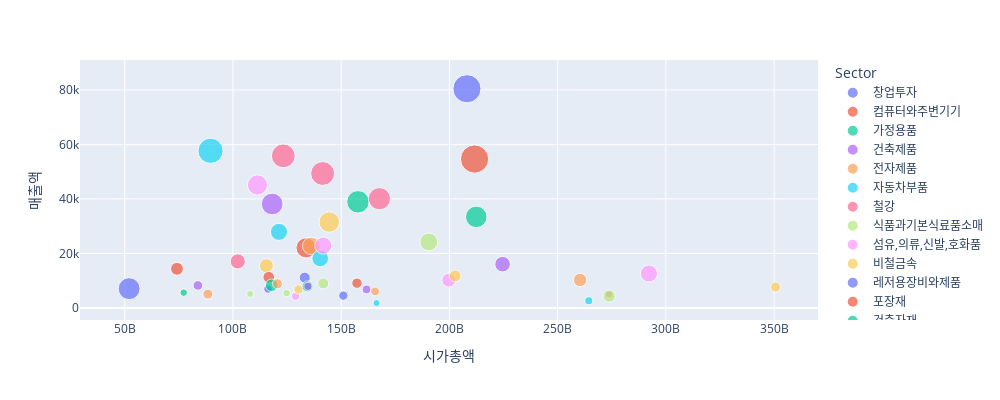

The cell this chart's notebook holds for it:
### Code cell
fig = px.scatter(df, x='시가총액', y='매출액', hover_data=[df["Sector"]], color="Sector", size="count", width=1000, height=400)
fig.show()

### Figure 1 — Plotly figure (JSON) as saved in the notebook; plotly's stock layout.template omitted (floating-point values rounded to 4 significant figures)
{"data": [{"customdata": [["창업투자"]], "hovertemplate": "Sector=%{customdata[0]}<br>시가총액=%{x}<br>매출액=%{y}<br>count=%{marker.size}<extra></extra>", "legendgroup": "창업투자", "marker": {"color": "#636efa", "size": [67], "sizemode": "area", "sizeref": 0.28, "symbol": "circle"}, "mode": "markers", "name": "창업투자", "orientation": "v", "showlegend": true, "type": "scatter", "x": [52020000000.0], "xaxis": "x", "y": [7097], "yaxis": "y"}, {"customdata": [["컴퓨터와주변기기"]], "hovertemplate": "Sector=%{customdata[0]}<br>시가총액=%{x}<br>매출액=%{y}<br>count=%{marker.size}<extra></extra>", "legendgroup": "컴퓨터와주변기기", "marker": {"color": "#EF553B", "size": [23], "sizemode": "area", "sizeref": 0.28, "symbol": "circle"}, "mode": "markers", "name": "컴퓨터와주변기기", "orientation": "v", "showlegend": true, "type": "scatter", "x": [74130000000.0], "xaxis": "x", "y": [14364], "yaxis": "y"}, {"customdata": [["가정용품"]], "hovertemplate": "Sector=%{customdata[0]}<br>시가총액=%{x}<br>매출액=%{y}<br>count=%{marker.size}<extra></extra>", "legendgroup": "가정용품", "marker": {"color": "#00cc96", "size": [8], "sizemode": "area", "sizeref": 0.28, "symbol": "circle"}, "mode": "markers", "name": "가정용품", "orientation": "v", "showlegend": true, "type": "scatter", "x": [77241031410], "xaxis": "x", "y": [5622], "yaxis": "y"}, {"customdata": [["건축제품"]], "hovertemplate": "Sector=%{customdata[0]}<br>시가총액=%{x}<br>매출액=%{y}<br>count=%{marker.size}<extra></extra>", "legendgroup": "건축제품", "marker": {"color": "#ab63fa", "size": [13], "sizemode": "area", "sizeref": 0.28, "symbol": "circle"}, "mode": "markers", "name": "건축제품", "orientation": "v", "showlegend": true, "type": "scatter", "x": [83790000000.0], "xaxis": "x", "y": [8268], "yaxis": "y"}, {"customdata": [["전자제품"]], "hovertemplate": "Sector=%{customdata[0]}<br>시가총액=%{x}<br>매출액=%{y}<br>count=%{marker.size}<extra></extra>", "legendgroup": "전자제품", "marker": {"color": "#FFA15A", "size": [14], "sizemode": "area", "sizeref": 0.28, "symbol": "circle"}, "mode": "markers", "name": "전자제품", "orientation": "v", "showlegend": true, "type": "scatter", "x": [88400000000.0], "xaxis": "x", "y": [5098], "yaxis": "y"}, {"customdata": [["자동차부품"]], "hovertemplate": "Sector=%{customdata[0]}<br>시가총액=%{x}<br>매출액=%{y}<br>count=%{marker.size}<extra></extra>", "legendgroup": "자동차부품", "marker": {"color": "#19d3f3", "size": [89], "sizemode": "area", "sizeref": 0.28, "symbol": "circle"}, "mode": "markers", "name": "자동차부품", "orientation": "v", "showlegend": true, "type": "scatter", "x": [89630000000.0], "xaxis": "x", "y": [57646], "yaxis": "y"}, {"customdata": [["철강"]], "hovertemplate": "Sector=%{customdata[0]}<br>시가총액=%{x}<br>매출액=%{y}<br>count=%{marker.size}<extra></extra>", "legendgroup": "철강", "marker": {"color": "#FF6692", "size": [32], "sizemode": "area", "sizeref": 0.28, "symbol": "circle"}, "mode": "markers", "name": "철강", "orientation": "v", "showlegend": true, "type": "scatter", "x": [102200000000.0], "xaxis": "x", "y": [17097], "yaxis": "y"}, {"customdata": [["식품과기본식료품소매"]], "hovertemplate": "Sector=%{customdata[0]}<br>시가총액=%{x}<br>매출액=%{y}<br>count=%{marker.size}<extra></extra>", "legendgroup": "식품과기본식료품소매", "marker": {"color": "#B6E880", "size": [7], "sizemode": "area", "sizeref": 0.28, "symbol": "circle"}, "mode": "markers", "name": "식품과기본식료품소매", "orientation": "v", "showlegend": true, "type": "scatter", "x": [107900000000.0], "xaxis": "x", "y": [5173], "yaxis": "y"}, {"customdata": [["섬유,의류,신발,호화품"]], "hovertemplate": "Sector=%{customdata[0]}<br>시가총액=%{x}<br>매출액=%{y}<br>count=%{marker.size}<extra></extra>", "legendgroup": "섬유,의류,신발,호화품", "marker": {"color": "#FF97FF", "size": [57], "sizemode": "area", "sizeref": 0.28, "symbol": "circle"}, "mode": "markers", "name": "섬유,의류,신발,호화품", "orientation": "v", "showlegend": true, "type": "scatter", "x": [111300000000.0], "xaxis": "x", "y": [45123], "yaxis": "y"}, {"customdata": [["비철금속"]], "hovertemplate": "Sector=%{customdata[0]}<br>시가총액=%{x}<br>매출액=%{y}<br>count=%{marker.size}<extra></extra>", "legendgroup": "비철금속", "marker": {"color": "#FECB52", "size": [28], "sizemode": "area", "sizeref": 0.28, "symbol": "circle"}, "mode": "markers", "name": "비철금속", "orientation": "v", "showlegend": true, "type": "scatter", "x": [115400000000.0], "xaxis": "x", "y": [15491], "yaxis": "y"}, {"customdata": [["레저용장비와제품"]], "hovertemplate": "Sector=%{customdata[0]}<br>시가총액=%{x}<br>매출액=%{y}<br>count=%{marker.size}<extra></extra>", "legendgroup": "레저용장비와제품", "marker": {"color": "#636efa", "size": [10], "sizemode": "area", "sizeref": 0.28, "symbol": "circle"}, "mode": "markers", "name": "레저용장비와제품", "orientation": "v", "showlegend": true, "type": "scatter", "x": [116200000000.0], "xaxis": "x", "y": [6974], "yaxis": "y"}, {"customdata": [["포장재"]], "hovertemplate": "Sector=%{customdata[0]}<br>시가총액=%{x}<br>매출액=%{y}<br>count=%{marker.size}<extra></extra>", "legendgroup": "포장재", "marker": {"color": "#EF553B", "size": [19], "sizemode": "area", "sizeref": 0.28, "symbol": "circle"}, "mode": "markers", "name": "포장재", "orientation": "v", "showlegend": true, "type": "scatter", "x": [116500000000.0], "xaxis": "x", "y": [11290], "yaxis": "y"}, {"customdata": [["건축자재"]], "hovertemplate": "Sector=%{customdata[0]}<br>시가총액=%{x}<br>매출액=%{y}<br>count=%{marker.size}<extra></extra>", "legendgroup": "건축자재", "marker": {"color": "#00cc96", "size": [22], "sizemode": "area", "sizeref": 0.28, "symbol": "circle"}, "mode": "markers", "name": "건축자재", "orientation": "v", "showlegend": true, "type": "scatter", "x": [117900000000.0], "xaxis": "x", "y": [8348], "yaxis": "y"}, {"customdata": [["IT서비스"]], "hovertemplate": "Sector=%{customdata[0]}<br>시가총액=%{x}<br>매출액=%{y}<br>count=%{marker.size}<extra></extra>", "legendgroup": "IT서비스", "marker": {"color": "#ab63fa", "size": [66], "sizemode": "area", "sizeref": 0.28, "symbol": "circle"}, "mode": "markers", "name": "IT서비스", "orientation": "v", "showlegend": true, "type": "scatter", "x": [118100000000.0], "xaxis": "x", "y": [38140], "yaxis": "y"}, {"customdata": [["교육서비스"]], "hovertemplate": "Sector=%{customdata[0]}<br>시가총액=%{x}<br>매출액=%{y}<br>count=%{marker.size}<extra></extra>", "legendgroup": "교육서비스", "marker": {"color": "#FFA15A", "size": [14], "sizemode": "area", "sizeref": 0.28, "symbol": "circle"}, "mode": "markers", "name": "교육서비스", "orientation": "v", "showlegend": true, "type": "scatter", "x": [120500000000.0], "xaxis": "x", "y": [8876], "yaxis": "y"}, {"customdata": [["식품"]], "hovertemplate": "Sector=%{customdata[0]}<br>시가총액=%{x}<br>매출액=%{y}<br>count=%{marker.size}<extra></extra>", "legendgroup": "식품", "marker": {"color": "#19d3f3", "size": [41], "sizemode": "area", "sizeref": 0.28, "symbol": "circle"}, "mode": "markers", "name": "식품", "orientation": "v", "showlegend": true, "type": "scatter", "x": [121300000000.0], "xaxis": "x", "y": [27926], "yaxis": "y"}, {"customdata": [["디스플레이장비및부품"]], "hovertemplate": "Sector=%{customdata[0]}<br>시가총액=%{x}<br>매출액=%{y}<br>count=%{marker.size}<extra></extra>", "legendgroup": "디스플레이장비및부품", "marker": {"color": "#FF6692", "size": [79], "sizemode": "area", "sizeref": 0.28, "symbol": "circle"}, "mode": "markers", "name": "디스플레이장비및부품", "orientation": "v", "showlegend": true, "type": "scatter", "x": [123200000000.0], "xaxis": "x", "y": [55812], "yaxis": "y"}, {"customdata": [["종이와목재"]], "hovertemplate": "Sector=%{customdata[0]}<br>시가총액=%{x}<br>매출액=%{y}<br>count=%{marker.size}<extra></extra>", "legendgroup": "종이와목재", "marker": {"color": "#B6E880", "size": [8], "sizemode": "area", "sizeref": 0.28, "symbol": "circle"}, "mode": "markers", "name": "종이와목재", "orientation": "v", "showlegend": true, "type": "scatter", "x": [124800000000.0], "xaxis": "x", "y": [5462], "yaxis": "y"}, {"customdata": [["석유와가스"]], "hovertemplate": "Sector=%{customdata[0]}<br>시가총액=%{x}<br>매출액=%{y}<br>count=%{marker.size}<extra></extra>", "legendgroup": "석유와가스", "marker": {"color": "#FF97FF", "size": [9], "sizemode": "area", "sizeref": 0.28, "symbol": "circle"}, "mode": "markers", "name": "석유와가스", "orientation": "v", "showlegend": true, "type": "scatter", "x": [128900000000.0], "xaxis": "x", "y": [4283], "yaxis": "y"}, {"customdata": [["우주항공과국방"]], "hovertemplate": "Sector=%{customdata[0]}<br>시가총액=%{x}<br>매출액=%{y}<br>count=%{marker.size}<extra></extra>", "legendgroup": "우주항공과국방", "marker": {"color": "#FECB52", "size": [12], "sizemode": "area", "sizeref": 0.28, "symbol": "circle"}, "mode": "markers", "name": "우주항공과국방", "orientation": "v", "showlegend": true, "type": "scatter", "x": [130300000000.0], "xaxis": "x", "y": [6788], "yaxis": "y"}, {"customdata": [["전기장비"]], "hovertemplate": "Sector=%{customdata[0]}<br>시가총액=%{x}<br>매출액=%{y}<br>count=%{marker.size}<extra></extra>", "legendgroup": "전기장비", "marker": {"color": "#636efa", "size": [17], "sizemode": "area", "sizeref": 0.28, "symbol": "circle"}, "mode": "markers", "name": "전기장비", "orientation": "v", "showlegend": true, "type": "scatter", "x": [133200000000.0], "xaxis": "x", "y": [11139], "yaxis": "y"}, {"customdata": [["소프트웨어"]], "hovertemplate": "Sector=%{customdata[0]}<br>시가총액=%{x}<br>매출액=%{y}<br>count=%{marker.size}<extra></extra>", "legendgroup": "소프트웨어", "marker": {"color": "#EF553B", "size": [57], "sizemode": "area", "sizeref": 0.28, "symbol": "circle"}, "mode": "markers", "name": "소프트웨어", "orientation": "v", "showlegend": true, "type": "scatter", "x": [133800000000.0], "xaxis": "x", "y": [22071], "yaxis": "y"}, {"customdata": [["에너지장비및서비스"]], "hovertemplate": "Sector=%{customdata[0]}<br>시가총액=%{x}<br>매출액=%{y}<br>count=%{marker.size}<extra></extra>", "legendgroup": "에너지장비및서비스", "marker": {"color": "#00cc96", "size": [17], "sizemode": "area", "sizeref": 0.28, "symbol": "circle"}, "mode": "markers", "name": "에너지장비및서비스", "orientation": "v", "showlegend": true, "type": "scatter", "x": [134400000000.0], "xaxis": "x", "y": [7927], "yaxis": "y"}, {"customdata": [["음료"]], "hovertemplate": "Sector=%{customdata[0]}<br>시가총액=%{x}<br>매출액=%{y}<br>count=%{marker.size}<extra></extra>", "legendgroup": "음료", "marker": {"color": "#ab63fa", "size": [9], "sizemode": "area", "sizeref": 0.28, "symbol": "circle"}, "mode": "markers", "name": "음료", "orientation": "v", "showlegend": true, "type": "scatter", "x": [134600000000.0], "xaxis": "x", "y": [7932], "yaxis": "y"}, {"customdata": [["화장품"]], "hovertemplate": "Sector=%{customdata[0]}<br>시가총액=%{x}<br>매출액=%{y}<br>count=%{marker.size}<extra></extra>", "legendgroup": "화장품", "marker": {"color": "#FFA15A", "size": [43], "sizemode": "area", "sizeref": 0.28, "symbol": "circle"}, "mode": "markers", "name": "화장품", "orientation": "v", "showlegend": true, "type": "scatter", "x": [136100000000.0], "xaxis": "x", "y": [22777], "yaxis": "y"}, {"customdata": [["건설"]], "hovertemplate": "Sector=%{customdata[0]}<br>시가총액=%{x}<br>매출액=%{y}<br>count=%{marker.size}<extra></extra>", "legendgroup": "건설", "marker": {"color": "#19d3f3", "size": [39], "sizemode": "area", "sizeref": 0.28, "symbol": "circle"}, "mode": "markers", "name": "건설", "orientation": "v", "showlegend": true, "type": "scatter", "x": [140300000000.0], "xaxis": "x", "y": [18169], "yaxis": "y"}, {"customdata": [["기계"]], "hovertemplate": "Sector=%{customdata[0]}<br>시가총액=%{x}<br>매출액=%{y}<br>count=%{marker.size}<extra></extra>", "legendgroup": "기계", "marker": {"color": "#FF6692", "size": [80], "sizemode": "area", "sizeref": 0.28, "symbol": "circle"}, "mode": "markers", "name": "기계", "orientation": "v", "showlegend": true, "type": "scatter", "x": [141400000000.0], "xaxis": "x", "y": [49327], "yaxis": "y"}, {"customdata": [["조선"]], "hovertemplate": "Sector=%{customdata[0]}<br>시가총액=%{x}<br>매출액=%{y}<br>count=%{marker.size}<extra></extra>", "legendgroup": "조선", "marker": {"color": "#B6E880", "size": [17], "sizemode": "area", "sizeref": 0.28, "symbol": "circle"}, "mode": "markers", "name": "조선", "orientation": "v", "showlegend": true, "type": "scatter", "x": [141700000000.0], "xaxis": "x", "y": [9006], "yaxis": "y"}, {"customdata": [["통신장비"]], "hovertemplate": "Sector=%{customdata[0]}<br>시가총액=%{x}<br>매출액=%{y}<br>count=%{marker.size}<extra></extra>", "legendgroup": "통신장비", "marker": {"color": "#FF97FF", "size": [41], "sizemode": "area", "sizeref": 0.28, "symbol": "circle"}, "mode": "markers", "name": "통신장비", "orientation": "v", "showlegend": true, "type": "scatter", "x": [141700000000.0], "xaxis": "x", "y": [22888], "yaxis": "y"}, {"customdata": [["핸드셋"]], "hovertemplate": "Sector=%{customdata[0]}<br>시가총액=%{x}<br>매출액=%{y}<br>count=%{marker.size}<extra></extra>", "legendgroup": "핸드셋", "marker": {"color": "#FECB52", "size": [59], "sizemode": "area", "sizeref": 0.28, "symbol": "circle"}, "mode": "markers", "name": "핸드셋", "orientation": "v", "showlegend": true, "type": "scatter", "x": [144500000000.0], "xaxis": "x", "y": [31531], "yaxis": "y"}, {"customdata": [["판매업체"]], "hovertemplate": "Sector=%{customdata[0]}<br>시가총액=%{x}<br>매출액=%{y}<br>count=%{marker.size}<extra></extra>", "legendgroup": "판매업체", "marker": {"color": "#636efa", "size": [12], "sizemode": "area", "sizeref": 0.28, "symbol": "circle"}, "mode": "markers", "name": "판매업체", "orientation": "v", "showlegend": true, "type": "scatter", "x": [151000000000.0], "xaxis": "x", "y": [4544], "yaxis": "y"}, {"customdata": [["가정용기기와용품"]], "hovertemplate": "Sector=%{customdata[0]}<br>시가총액=%{x}<br>매출액=%{y}<br>count=%{marker.size}<extra></extra>", "legendgroup": "가정용기기와용품", "marker": {"color": "#EF553B", "size": [15], "sizemode": "area", "sizeref": 0.28, "symbol": "circle"}, "mode": "markers", "name": "가정용기기와용품", "orientation": "v", "showlegend": true, "type": "scatter", "x": [157300000000.0], "xaxis": "x", "y": [9112], "yaxis": "y"}, {"customdata": [["전자장비와기기"]], "hovertemplate": "Sector=%{customdata[0]}<br>시가총액=%{x}<br>매출액=%{y}<br>count=%{marker.size}<extra></extra>", "legendgroup": "전자장비와기기", "marker": {"color": "#00cc96", "size": [71], "sizemode": "area", "sizeref": 0.28, "symbol": "circle"}, "mode": "markers", "name": "전자장비와기기", "orientation": "v", "showlegend": true, "type": "scatter", "x": [157700000000.0], "xaxis": "x", "y": [38940], "yaxis": "y"}, {"customdata": [["광고"]], "hovertemplate": "Sector=%{customdata[0]}<br>시가총액=%{x}<br>매출액=%{y}<br>count=%{marker.size}<extra></extra>", "legendgroup": "광고", "marker": {"color": "#ab63fa", "size": [11], "sizemode": "area", "sizeref": 0.28, "symbol": "circle"}, "mode": "markers", "name": "광고", "orientation": "v", "showlegend": true, "type": "scatter", "x": [161700000000.0], "xaxis": "x", "y": [6813], "yaxis": "y"}, {"customdata": [["건강관리기술"]], "hovertemplate": "Sector=%{customdata[0]}<br>시가총액=%{x}<br>매출액=%{y}<br>count=%{marker.size}<extra></extra>", "legendgroup": "건강관리기술", "marker": {"color": "#FFA15A", "size": [11], "sizemode": "area", "sizeref": 0.28, "symbol": "circle"}, "mode": "markers", "name": "건강관리기술", "orientation": "v", "showlegend": true, "type": "scatter", "x": [165600000000.0], "xaxis": "x", "y": [6089], "yaxis": "y"}, {"customdata": [["가구"]], "hovertemplate": "Sector=%{customdata[0]}<br>시가총액=%{x}<br>매출액=%{y}<br>count=%{marker.size}<extra></extra>", "legendgroup": "가구", "marker": {"color": "#19d3f3", "size": [7], "sizemode": "area", "sizeref": 0.28, "symbol": "circle"}, "mode": "markers", "name": "가구", "orientation": "v", "showlegend": true, "type": "scatter", "x": [166305058930], "xaxis": "x", "y": [1817], "yaxis": "y"}, {"customdata": [["화학"]], "hovertemplate": "Sector=%{customdata[0]}<br>시가총액=%{x}<br>매출액=%{y}<br>count=%{marker.size}<extra></extra>", "legendgroup": "화학", "marker": {"color": "#FF6692", "size": [69], "sizemode": "area", "sizeref": 0.28, "symbol": "circle"}, "mode": "markers", "name": "화학", "orientation": "v", "showlegend": true, "type": "scatter", "x": [167700000000.0], "xaxis": "x", "y": [40092], "yaxis": "y"}, {"customdata": [["방송과엔터테인먼트"]], "hovertemplate": "Sector=%{customdata[0]}<br>시가총액=%{x}<br>매출액=%{y}<br>count=%{marker.size}<extra></extra>", "legendgroup": "방송과엔터테인먼트", "marker": {"color": "#B6E880", "size": [45], "sizemode": "area", "sizeref": 0.28, "symbol": "circle"}, "mode": "markers", "name": "방송과엔터테인먼트", "orientation": "v", "showlegend": true, "type": "scatter", "x": [190500000000.0], "xaxis": "x", "y": [24228], "yaxis": "y"}, {"customdata": [["생명과학도구및서비스"]], "hovertemplate": "Sector=%{customdata[0]}<br>시가총액=%{x}<br>매출액=%{y}<br>count=%{marker.size}<extra></extra>", "legendgroup": "생명과학도구및서비스", "marker": {"color": "#FF97FF", "size": [27], "sizemode": "area", "sizeref": 0.28, "symbol": "circle"}, "mode": "markers", "name": "생명과학도구및서비스", "orientation": "v", "showlegend": true, "type": "scatter", "x": [199700000000.0], "xaxis": "x", "y": [10199], "yaxis": "y"}, {"customdata": [["상업서비스와공급품"]], "hovertemplate": "Sector=%{customdata[0]}<br>시가총액=%{x}<br>매출액=%{y}<br>count=%{marker.size}<extra></extra>", "legendgroup": "상업서비스와공급품", "marker": {"color": "#FECB52", "size": [20], "sizemode": "area", "sizeref": 0.28, "symbol": "circle"}, "mode": "markers", "name": "상업서비스와공급품", "orientation": "v", "showlegend": true, "type": "scatter", "x": [202600000000.0], "xaxis": "x", "y": [11777], "yaxis": "y"}, {"customdata": [["제약"]], "hovertemplate": "Sector=%{customdata[0]}<br>시가총액=%{x}<br>매출액=%{y}<br>count=%{marker.size}<extra></extra>", "legendgroup": "제약", "marker": {"color": "#636efa", "size": [111], "sizemode": "area", "sizeref": 0.28, "symbol": "circle"}, "mode": "markers", "name": "제약", "orientation": "v", "showlegend": true, "type": "scatter", "x": [208100000000.0], "xaxis": "x", "y": [80412], "yaxis": "y"}, {"customdata": [["반도체와반도체장비"]], "hovertemplate": "Sector=%{customdata[0]}<br>시가총액=%{x}<br>매출액=%{y}<br>count=%{marker.size}<extra></extra>", "legendgroup": "반도체와반도체장비", "marker": {"color": "#EF553B", "size": [112], "sizemode": "area", "sizeref": 0.28, "symbol": "circle"}, "mode": "markers", "name": "반도체와반도체장비", "orientation": "v", "showlegend": true, "type": "scatter", "x": [211600000000.0], "xaxis": "x", "y": [54633], "yaxis": "y"}, {"customdata": [["건강관리장비와용품"]], "hovertemplate": "Sector=%{customdata[0]}<br>시가총액=%{x}<br>매출액=%{y}<br>count=%{marker.size}<extra></extra>", "legendgroup": "건강관리장비와용품", "marker": {"color": "#00cc96", "size": [65], "sizemode": "area", "sizeref": 0.28, "symbol": "circle"}, "mode": "markers", "name": "건강관리장비와용품", "orientation": "v", "showlegend": true, "type": "scatter", "x": [212400000000.0], "xaxis": "x", "y": [33419], "yaxis": "y"}, {"customdata": [["전기제품"]], "hovertemplate": "Sector=%{customdata[0]}<br>시가총액=%{x}<br>매출액=%{y}<br>count=%{marker.size}<extra></extra>", "legendgroup": "전기제품", "marker": {"color": "#ab63fa", "size": [34], "sizemode": "area", "sizeref": 0.28, "symbol": "circle"}, "mode": "markers", "name": "전기제품", "orientation": "v", "showlegend": true, "type": "scatter", "x": [224500000000.0], "xaxis": "x", "y": [16067], "yaxis": "y"}, {"customdata": [["게임엔터테인먼트"]], "hovertemplate": "Sector=%{customdata[0]}<br>시가총액=%{x}<br>매출액=%{y}<br>count=%{marker.size}<extra></extra>", "legendgroup": "게임엔터테인먼트", "marker": {"color": "#FFA15A", "size": [25], "sizemode": "area", "sizeref": 0.28, "symbol": "circle"}, "mode": "markers", "name": "게임엔터테인먼트", "orientation": "v", "showlegend": true, "type": "scatter", "x": [260400000000.0], "xaxis": "x", "y": [10283], "yaxis": "y"}, {"customdata": [["양방향미디어와서비스"]], "hovertemplate": "Sector=%{customdata[0]}<br>시가총액=%{x}<br>매출액=%{y}<br>count=%{marker.size}<extra></extra>", "legendgroup": "양방향미디어와서비스", "marker": {"color": "#19d3f3", "size": [9], "sizemode": "area", "sizeref": 0.28, "symbol": "circle"}, "mode": "markers", "name": "양방향미디어와서비스", "orientation": "v", "showlegend": true, "type": "scatter", "x": [264396971249], "xaxis": "x", "y": [2644], "yaxis": "y"}, {"customdata": [["인터넷과카탈로그소매"]], "hovertemplate": "Sector=%{customdata[0]}<br>시가총액=%{x}<br>매출액=%{y}<br>count=%{marker.size}<extra></extra>", "legendgroup": "인터넷과카탈로그소매", "marker": {"color": "#FF6692", "size": [8], "sizemode": "area", "sizeref": 0.28, "symbol": "circle"}, "mode": "markers", "name": "인터넷과카탈로그소매", "orientation": "v", "showlegend": true, "type": "scatter", "x": [273700000000.0], "xaxis": "x", "y": [4995], "yaxis": "y"}, {"customdata": [["부동산"]], "hovertemplate": "Sector=%{customdata[0]}<br>시가총액=%{x}<br>매출액=%{y}<br>count=%{marker.size}<extra></extra>", "legendgroup": "부동산", "marker": {"color": "#B6E880", "size": [21], "sizemode": "area", "sizeref": 0.28, "symbol": "circle"}, "mode": "markers", "name": "부동산", "orientation": "v", "showlegend": true, "type": "scatter", "x": [273800000000.0], "xaxis": "x", "y": [4342], "yaxis": "y"}, {"customdata": [["생물공학"]], "hovertemplate": "Sector=%{customdata[0]}<br>시가총액=%{x}<br>매출액=%{y}<br>count=%{marker.size}<extra></extra>", "legendgroup": "생물공학", "marker": {"color": "#FF97FF", "size": [41], "sizemode": "area", "sizeref": 0.28, "symbol": "circle"}, "mode": "markers", "name": "생물공학", "orientation": "v", "showlegend": true, "type": "scatter", "x": [292200000000.0], "xaxis": "x", "y": [12633], "yaxis": "y"}, {"customdata": [["호텔,레스토랑,레저"]], "hovertemplate": "Sector=%{customdata[0]}<br>시가총액=%{x}<br>매출액=%{y}<br>count=%{marker.size}<extra></extra>", "legendgroup": "호텔,레스토랑,레저", "marker": {"color": "#FECB52", "size": [14], "sizemode": "area", "sizeref": 0.28, "symbol": "circle"}, "mode": "markers", "name": "호텔,레스토랑,레저", "orientation": "v", "showlegend": true, "type": "scatter", "x": [350600000000.0], "xaxis": "x", "y": [7660], "yaxis": "y"}], "layout": {"height": 400, "legend": {"itemsizing": "constant", "title": {"text": "Sector"}, "tracegroupgap": 0}, "margin": {"t": 60}, "width": 1000, "xaxis": {"anchor": "y", "domain": [0, 1], "title": {"text": "시가총액"}}, "yaxis": {"anchor": "x", "domain": [0, 1], "title": {"text": "매출액"}}}}
